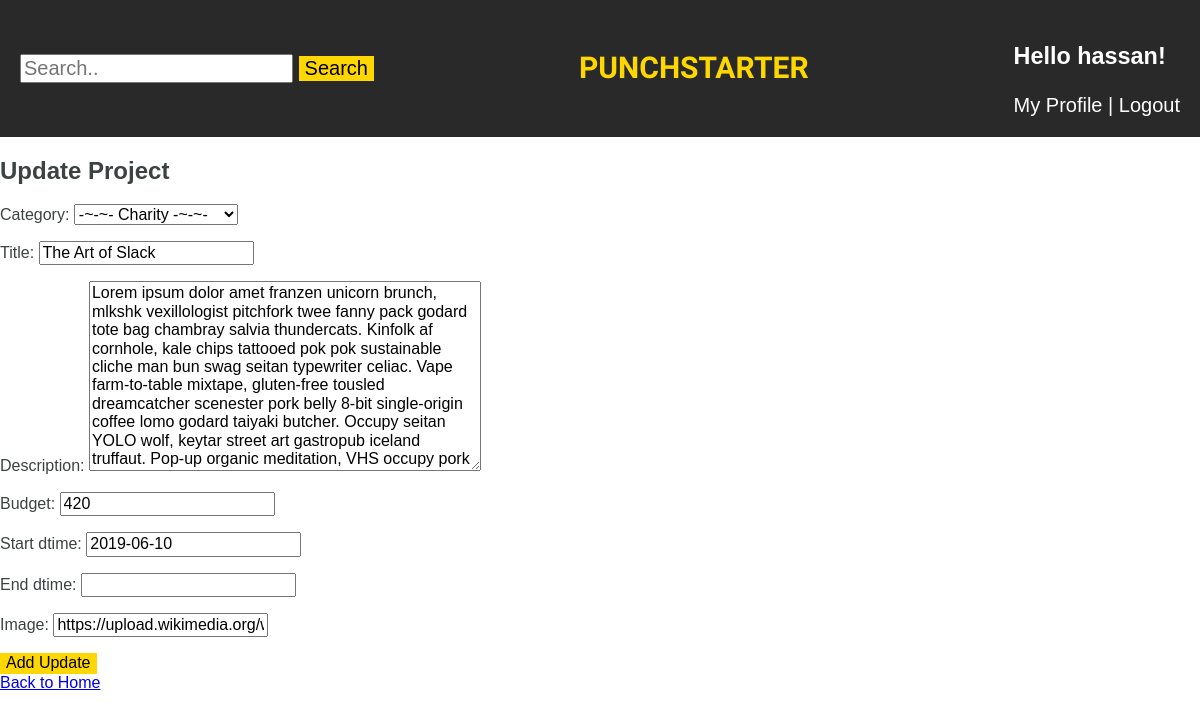
The app's page /project/update/1/ (signed in), older data.
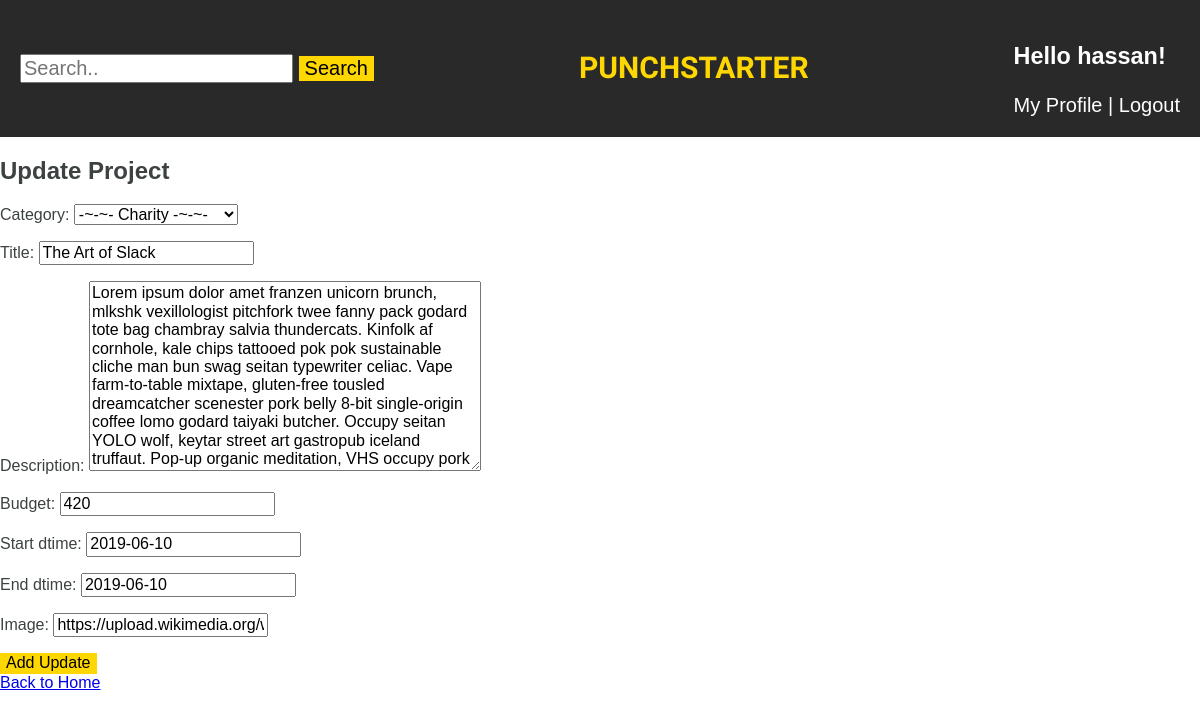
The same page, newer data.
### crowdfunder_project/models.py (models this page shows)
class Project(models.Model):
    title = models.CharField(max_length=255)
    description = models.TextField()
    budget = models.IntegerField()
    owner = models.ForeignKey(User,on_delete=models.CASCADE,related_name='projects')
    image = models.URLField(max_length=255, null=True)
    start_dtime = models.DateField()
    end_dtime = models.DateField(null=True)
    category = models.ForeignKey(Category, on_delete=models.SET_NULL, related_name='projects', null=True)

### crowdfunder_project/views.py (the view)
# urls.py: path('project/update/<int:id>/', update_project, name='update_project'),
@login_required
def update_project(request, id):
    project = Project.objects.get(id=id)
    if request.user == project.owner:
        print('error1111111111111')
        if request.method == 'POST':
            form = ProjectForm(request.POST, instance=project)
            if form.is_valid():
                form.save()
                return redirect('show_project', id=project.id)
        else:
            form = ProjectForm(instance=project)
        html_response = render(request, 'update_project.html', {'form': form, 'project': project})
        return HttpResponse(html_response)
    else:
        print('error')
        return HttpResponse("Error: <br>You don't have rights to update any changes.<br>You can only update the projects you own!")

### crowdfunder_project/forms.py (shortened to what this page needs)
class ProjectForm(ModelForm):
    budget = IntegerField(validators=[MinValueValidator(10)] )
    start_dtime = DateField()
    end_dtime = DateField()
    class Meta:
        model = Project
        fields = ['category', 'title', 'description', 'budget', 'start_dtime', 'end_dtime', 'image']

### crowdfunder_project/models.py (called while the page is built)
    def __str__(self):
        return f'-~-~- {self.name} -~-~-'

### crowdfunder_project/templates/update_project.html (shortened to what this page needs)
{% extends 'base.html' %}
{% block content %}
    <h2>Update Project</h2>
    <form action="{% url 'update_project' id=project.pk %}" method="post">
        {{ form.as_p }}
        <input type="submit" value="Add Update">
    </form>
    <a href="{% url 'home_page' %}">Back to Home</a>
{% endblock %}

Row changes from the older to the newer data that the page shows:
changed Project "-~-~- Charity -~-~-": end_dtime (not shown) → "2019-06-10"
